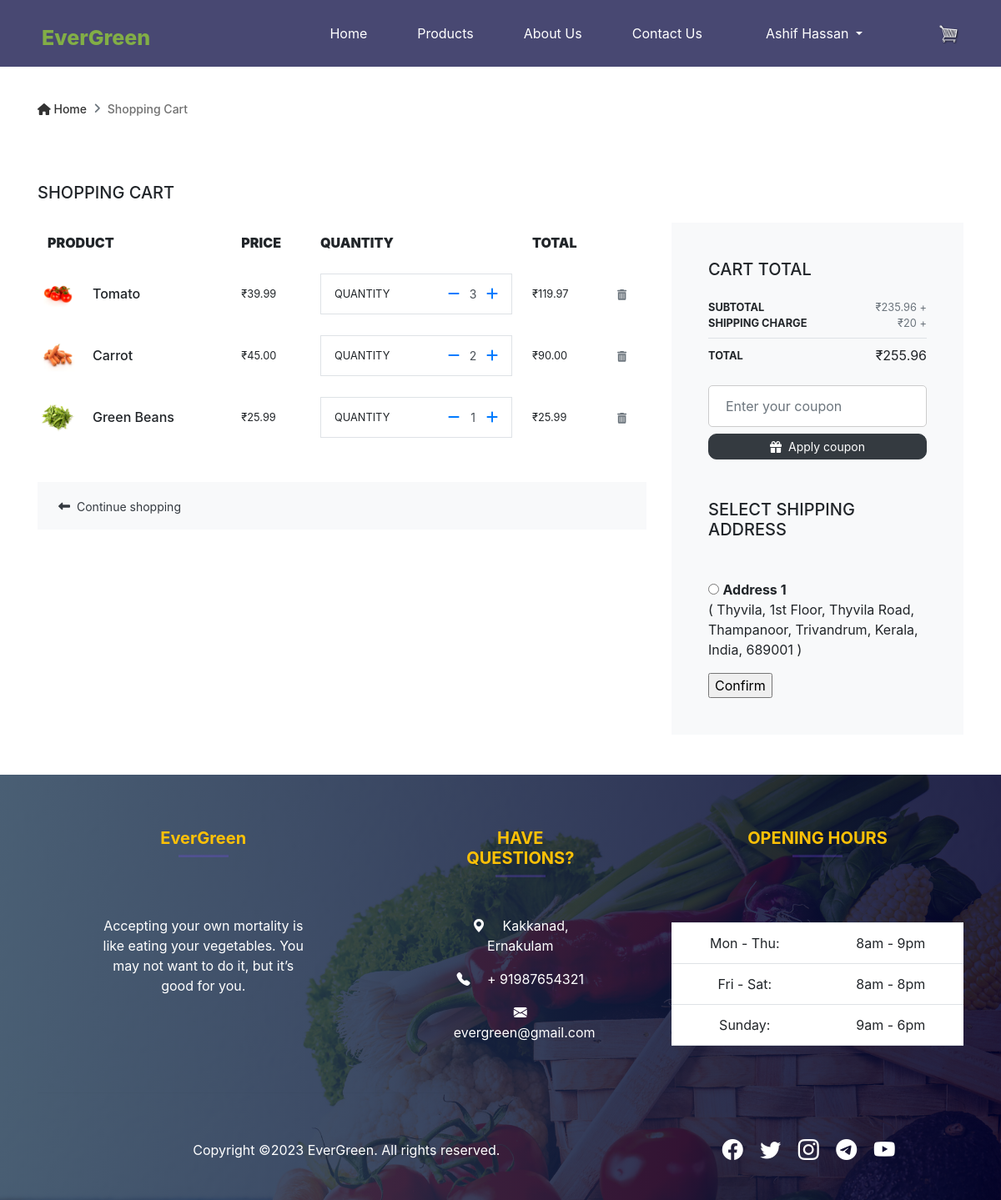
The app's page /shoppingcart/cart/ (signed in) with its own data.
### cart/models.py (models this page shows, shortened)
class Cart(models.Model):
    user = models.ForeignKey(User, on_delete=models.CASCADE)
    product = models.ForeignKey(Product, on_delete=models.CASCADE)
    quantity = models.PositiveIntegerField(default=1)
    created_at = models.DateTimeField(auto_now_add=True)
    updated_at = models.DateTimeField(auto_now=True)
    @property
    def total_price(self):
        return self.quantity * self.product.price

### store/models.py (models this page shows, shortened)
class Product(models.Model):
    name = models.CharField(max_length=150)
    slug = models.SlugField(max_length=160)
    product_image = models.ImageField(upload_to="product", null=True, blank=True)
    price = models.DecimalField(max_digits=8, decimal_places=2)
    is_active = models.BooleanField()
    created_at = models.DateTimeField(auto_now_add=True)

class Address(models.Model):
    user = models.ForeignKey(User, on_delete=models.CASCADE)
    street = models.CharField(max_length=100)
    district = models.CharField(max_length=100)
    state = models.CharField(max_length=100)
    country = models.CharField(max_length=100)
    postcode = models.IntegerField()

### cart/views.py (the view)
# urls.py: path('shoppingcart/', include('cart.urls')),
@login_required(login_url='login')
def cart(request):
    user = request.user
    cart_products = Cart.objects.filter(user=user)
    amount = decimal.Decimal(0)
    shipping_amount = decimal.Decimal(20)
    cp = [p for p in Cart.objects.all() if p.user == user]
    if cp:
        for p in cp:
            temp_amount = (p.quantity * p.product.price)
            amount += temp_amount
    addresses = Address.objects.filter(user=user)
    context = {
        'cart_products': cart_products,
        'amount': amount,
        'shipping_amount': shipping_amount,
        'total_amount': amount + shipping_amount,
        'addresses': addresses,
    }
    return render(request, 'cart.html', context)

### cart/templates/cart.html (shortened to what this page needs)
{% extends 'main.html' %}
{% load static %}
{% block content %}
    <div class="breadcumb--con">
      <div class="container">
        <div class="row">
          <div class="col-12">
            <nav aria-label="breadcrumb">
              <ol class="breadcrumb">
                <li class="breadcrumb-item"><a href="#"><i class="fa fa-home"></i> Home</a></li>
                <li class="breadcrumb-item active" aria-current="page">Shopping Cart</li>
              </ol>
            </nav>
          </div>
        </div>
      </div>
    </div>
    {% if cart_products %}
        <section class="py-5">
          <div class="container">
            <h2 class="h5 text-uppercase mb-4">Shopping cart</h2>
            <div class="row">
              <div class="col-lg-8 mb-4 mb-lg-0">
                <div class="table-responsive mb-4">
                  <table class="table">
                    <thead class="bg-light">
                      <tr>
                        <th class="border-0" scope="col"> <strong class="text-small text-uppercase">Product</strong></th>
                        <th class="border-0" scope="col"> <strong class="text-small text-uppercase">Price</strong></th>
                        <th class="border-0" scope="col"> <strong class="text-small text-uppercase">Quantity</strong></th>
                        <th class="border-0" scope="col"> <strong class="text-small text-uppercase">Total</strong></th>
                        <th class="border-0" scope="col"> </th>
                      </tr>
                    </thead>
                    <tbody>
                      {% for cart_product in cart_products %}
                      <tr>
                        <th class="pl-0 border-0" scope="row">
                          <div class="media align-items-center" style="margin-top: 5px;">
                              <img src="{{cart_product.product.product_image.url}}" width="50">
                            <div class="media-body ml-3"><strong class="h6">{{cart_product.product.name}}</strong></div>
                          </div>
                        </th>
                        <td class="align-middle border-0">
                          <p class="small" style="margin-bottom: 15px!important;">₹{{cart_product.product.price}}</p>
                        </td>
                        <td class="align-middle border-0">
                          <div class="border d-flex align-items-center justify-content-between px-3"><span class="small text-uppercase text-gray headings-font-family">Quantity</span>
                            <div class="quantity">
                              <a href="{% url 'minus-cart' cart_product.id %}" class="dec-btn p-0 ml-2"><i class="fas fa-minus"></i></a>
                              <input class="form-control form-control-sm border-0 shadow-0 p-0" type="text" value="{{cart_product.quantity}}"/>
                              <a href="{% url 'plus-cart' cart_product.id %}" class="inc-btn p-0"><i class="fas fa-plus"></i></a>
                            </div>
                          </div>
                        </td>
                        <td class="align-middle border-0">
                          <p class="small" style="margin-bottom: 15px!important;">₹{{cart_product.total_price}}</p>
                        </td>
                        <td class="align-middle border-0"><a class="reset-anchor" href="{% url 'remove-cart' cart_product.id %}"><i class="fas fa-trash-alt small text-muted"></i></a></td>
                      </tr>
                      {% endfor %}
                    </tbody>
                  </table>
                </div>
                <div class="bg-light px-4 py-3">
                  <div class="row align-items-center text-center">
                    <div class="col-md-6 mb-3 mb-md-0 text-md-left"><a class="btn btn-link p-0 text-dark btn-sm" href="{% url 'store' %}"><i class="fas fa-long-arrow-alt-left mr-2"> </i>Continue shopping</a></div>
                  </div>
                </div>
              </div>
              <div class="col-lg-4">
                <div class="card border-0 rounded-0 p-lg-4 bg-light">
                  <div class="card-body">
                    <h5 class="text-uppercase mb-4">Cart total</h5>
                    <ul class="list-unstyled mb-0">
                      <li class="d-flex align-items-center justify-content-between"><strong class="text-uppercase small font-weight-bold">Subtotal</strong><span class="text-muted small">₹{{amount}} +</span></li>
                      <li class="d-flex align-items-center justify-content-between"><strong class="text-uppercase small font-weight-bold">Shipping Charge</strong><span class="text-muted small">₹{{shipping_amount}} +</span></li>
                      <li class="border-bottom my-2"></li>
                      <li class="d-flex align-items-center justify-content-between mb-4"><strong class="text-uppercase small font-weight-bold">Total</strong><span>₹{{total_amount}}</span></li>
                      <li>
                        <form action="#">
                          <div class="form-group mb-0">
                            <input class="form-control" type="text" placeholder="Enter your coupon">
                            <button class="btn btn-dark btn-sm btn-block" type="submit"> <i class="fas fa-gift mr-2"></i>Apply coupon</button>
                          </div>
                        </form>
                      </li>
                    </ul>
                    <h5 class="text-uppercase my-5">Select Shipping Address</h5>
                      {% if addresses %}
                        {% for address in addresses %}
                          <div class="mb-3">
                          <input type="radio" name="address" value="{{address.id}}"> <strong>Address {{forloop.counter}}</strong> <br>
                          ( {{address.street}}, {{address.district}}, {{address.state}}, {{address.country}}, {{address.postcode}} )
                          </div>
                        {% endfor %}
                      {% endif %}
                    <form action="{% url 'buy' %}">
                        <input type="submit" name="submit" value="Confirm">
                    </form>
                  </div>
                </div>
              </div>
            </div>
          </div>
        </section>
    {% else %}
        <div class="text-center py-5">
          <h3 class="mb-3">Your cart is empty.</h3>
          <a href="{% url 'store' %}"><i class="fas fa-long-arrow-alt-left mr-2"> </i>Continue shopping</a>
        </div>
    {% endif %}
{% endblock %}

### store/templates/main.html (shortened to what this page needs)
<!DOCTYPE html>
{% load static %}
<html lang="en" xmlns="http://www.w3.org/1999/html">
<head>
    <link href="https://cdn.jsdelivr.net/npm/bootstrap@5.3.0-alpha1/dist/css/bootstrap.min.css" rel="stylesheet">
    <link rel="stylesheet" href="https://cdn.jsdelivr.net/npm/bootstrap-icons@1.10.3/font/bootstrap-icons.css">
    <link rel="stylesheet" type="text/css" href="https://cdnjs.cloudflare.com/ajax/libs/font-awesome/6.2.1/css/all.min.css">
    <link rel="stylesheet" href="{% static 'css/owl.carousel.min.css' %}">
    <link rel="stylesheet" href="{% static 'css/bootstrap.min.css' %}">
    <link rel="stylesheet" href="{% static 'css/flaticon.css' %}">
    <link rel="stylesheet" href="{% static 'css/style.css' %}">
</head>
<body>
    <nav class="top-bar">
        <h1 class="top-logo">EverGreen</h1>
        <ul class="top-links">
            <li><a href="{% url 'home' %}" class="item">Home</a></li>
            <li><a href="{% url 'store' %}" class="item">Products</a></li>
            <li><a href="{% url 'about' %}" class="item">About Us</a></li>
            <li><a href="{% url 'contact' %}" class="item">Contact Us</a></li>
            {% if user.is_authenticated %}
                <li class="nav-item dropdown">
                  <a class="nav-link dropdown-toggle" href="#" role="button" id="navbarDropdown" data-bs-toggle="dropdown" aria-expanded="false">
                    {{user.first_name}} {{user.last_name}}
                  </a>
                </li>
            {% else %}
                <li><a href="{% url 'login' %}" class="btn btn-warning">Login</a></li>
            {% endif %}
            <li><a href="{% url 'cart' %}">
                <img  id="cart-icon" src="{% static 'images/cart3.png' %}">
            </a></li>
        </ul>
    </nav>
{% block content %}
{% endblock %}
    <footer class="text-white pt-3 pb-3 bg-img bg-gradient-overlay" style="background-image: url({% static 'store/images/footer.jpg' %}); position: sticky; top: 100%; z-index: 0;">
        <div class="container text-center text-md-start mt-5">
            <div class="row mt-3">
                <div class="col-md-3 col-lg-4 col-xl-3 mx-auto mb-4">
                    <h5 class="text-warning fw-bold">EverGreen</h5>
                    <hr
                        class="mb-4 mt-0 d-inline-block mx-auto"
                        style="width: 60px; background-color: #7c4dff; height: 2px"/><br><br>
                    <p>Accepting your own mortality is like eating your vegetables. You may not want to do it, but it’s good for you.</p>
                </div>
                <div class="col-md-3 col-lg-2 col-xl-2 mx-auto mb-4">
                    <h5 class="text-uppercase fw-bold text-warning">Have Questions?</h5>
                    <hr
                        class="mb-4 mt-0 d-inline-block mx-auto"
                        style="width: 60px; background-color: #7c4dff; height: 2px"/><br>
                    <p><i class="bi bi-geo-alt-fill mr-3"></i> Kakkanad, Ernakulam</p>
                    <p><i class="bi bi-telephone-fill mr-3"></i> + 91987654321</p>
                    <p><i class="bi bi-envelope-fill"></i> evergreen@gmail.com</p>
                </div>
                <div class="col-lg-4 col-md-6 mb-4">
                  <h5 class="text-uppercase fw-bold text-warning">Opening hours</h5>
                  <hr
                      class="mb-4 mt-0 d-inline-block mx-auto"
                      style="width: 60px; background-color: #7c4dff; height: 2px"/><br><br><br>
                  <table class="table text-center text-white">
                    <tbody class="font-weight-normal">
                      <tr>
                        <td>Mon - Thu:</td>
                        <td>8am - 9pm</td>
                      </tr>
                      <tr>
                        <td>Fri - Sat:</td>
                        <td>8am - 8pm</td>
                      </tr>
                      <tr>
                        <td>Sunday:</td>
                        <td>9am - 6pm</td>
                      </tr>
                    </tbody>
                  </table>
                </div>
            </div>
            <hr class="mb-4">
            <section class="p-3 pt-0">
                <div class="row d-flex align-items-center">
                  <div class="col-md-7 col-lg-8 text-center text-md-start">
                    <div class="p-3">
                        Copyright &copy;<script>document.write(new Date().getFullYear());</script> EverGreen. All rights reserved.
                    </div>
                  </div>
                  <div class="col-md-5 col-lg-4 ml-lg-0 text-center text-md-end">
                    <a href="https://www.facebook.com/"
                       class="btn-floating btn-sm text-white" style="font-size:25px;">
                        <i class="bi bi-facebook"></i></a>
                    <a href="https://twitter.com"
                       class="btn-floating btn-sm text-white" style="font-size:25px;">
                       <i class="bi bi-twitter"></i></a>
                    <a href="https://www.instagram.com/"
                       class="btn-floating btn-sm text-white" style="font-size:25px;">
                       <i class="bi bi-instagram"></i></a>
                    <a href="https://telegram.org/"
                       class="btn-floating btn-sm text-white" style="font-size:25px;">
                       <i class="bi bi-telegram"></i></a>
                    <a href="https://www.youtube.com/"
                       class="btn-floating btn-sm text-white" style="font-size:25px;">
                       <i class="bi bi-youtube"></i></a>
                  </div>
                </div>
            </section>
        </div>
    </footer>
 </body>
</html>

### static/css/style.css (style rules this page uses)
a { text-decoration:none!important; }
ul { list-style: none; margin-bottom: 0rem; }
.bg-gradient-overlay { position: relative; z-index: 1; }
.bg-gradient-overlay::after { position: absolute; content: ""; height: 100%; width: 100%; top: 0; left: 0; z-index: -1; background: #2c455d; background: -webkit-linear-gradient(to right, #2c455d, #00012c); background: linear-gradient(to right, #2c455d, #00012c); opacity: 0.85; }
.bg-img { background-position: center center; background-size: cover; background-repeat: no-repeat; }
button { width: 200px; weight: 200px; padding: 10px 0; text-align: center; margin: 25px auto; border-radius: 25px; font-weight: bold; border: 2px solid #85FF00; background: #85FF00; color: #fff; cursor: pointer; transition: background 0.5s; }
#cart-icon { width:25px; display: inline-block; margin-left: 15px; }
.btn { border-radius: 10px; margin: auto; }
p { margin-top: 1rem!important; }
.item { color: #fff; }
.top-logo { position: relative; top: 10px; left: 30px; font-weight: 800; font-size: 25px; color: #82ae46; }
.top-bar { position: absolute; top: 0; left: 0; background: #484872; display: flex; width: 100%; justify-content: space-between; padding: 20px; color: #fff; }
.top-links { display: flex; align-items: center; }
.top-links li { margin: 0 30px; }
.breadcumb--con { margin-top: 90px; }
.breadcumb--con .breadcrumb { padding: 30px 0; margin-bottom: 0; list-style: none; background-color: transparent; border-radius: 0; }
.breadcumb--con .breadcrumb .breadcrumb-item, .breadcumb--con .breadcrumb .breadcrumb-item > a, .breadcumb--con .breadcrumb .breadcrumb-item.active { font-size: 14px; text-transform: capitalize; color: #333333; font-weight: 500; }
.breadcumb--con .breadcrumb .breadcrumb-item.active { color: #707070; }
.breadcumb--con .breadcrumb .breadcrumb-item + .breadcrumb-item::before { content: "\f105"; font-family: 'FontAwesome'; }
.media-body { -webkit-box-flex: 1; -ms-flex: 1; flex: 1; }
input[type=text], input[type=password] { width: 100%; border: 1px solid #ccc; border-radius: 5px; margin: 8px 0; padding: 12px 20px; box-sizing: border-box; }
.reset-anchor { color: inherit; transition: all 0.3s; }
.quantity { display: -ms-flexbox; display: flex; -ms-flex-align: center; align-items: center; font-family: inherit; }
.quantity input { width: 2rem; text-align: center; }

### records on screen
Cart: product.product_image (picture), product.name "Tomato", product.price "39.99", quantity "3", total_price "119.97"
Cart: product.product_image (picture), product.name "Carrot", product.price "45.00", quantity "2", total_price "90.00"
Cart: product.product_image (picture), product.name "Green Beans", product.price "25.99", quantity "1", total_price "25.99"
Address: street "Thyvila, 1st Floor, Thyvila Road, Thampanoor", district "Trivandrum", state "Kerala", country "India", postcode "689001"

### other values on screen
{{ user.first_name }} "Ashif"
{{ user.last_name }} "Hassan"
{{ amount }} "235.96"
{{ shipping_amount }} "20"
{{ total_amount }} "255.96"
